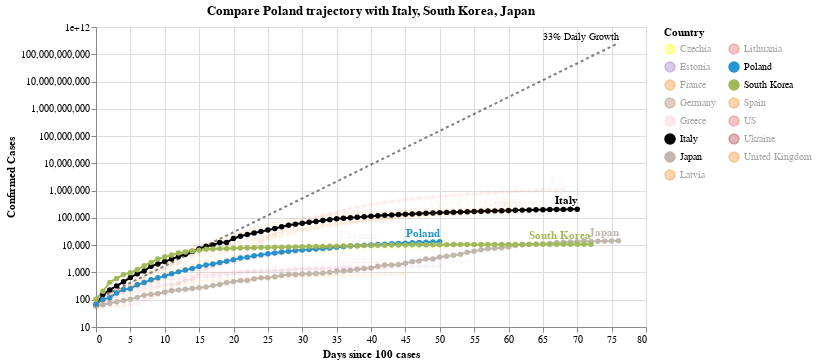

Notebook code for this chart:
### Code cell
#hide_input
chart3 = make_since_chart(['Poland'])
chart3

### Figure 1 — Vega-Lite specification as saved in the notebook (floating-point values rounded to 4 significant figures; data arrays with more than 128 entries replaced by an {"elided": "..."} marker saying what was removed)
{"config": {"view": {"continuousWidth": 400, "continuousHeight": 300}}, "layer": [{"mark": {"type": "line", "color": "black", "opacity": 0.5, "strokeDash": [3, 3]}, "encoding": {"x": {"type": "quantitative", "field": "Days since 100 cases"}, "y": {"type": "quantitative", "field": "Confirmed Cases"}}}, {"mark": {"type": "text", "align": "right", "dy": -6, "fontSize": 10, "text": "33% Daily Growth"}, "encoding": {"x": {"type": "quantitative", "field": "Days since 100 cases"}, "y": {"type": "quantitative", "field": "Confirmed Cases"}}, "transform": [{"filter": "(datum['Days since 100 cases'] >= 76)"}]}, {"data": {"name": "data-543d94af2dae7ca76e8bdfd499cc010d"}, "mark": {"type": "line", "point": true}, "encoding": {"color": {"type": "nominal", "field": "Country", "legend": {"columns": 2}, "scale": {"domain": ["Czechia", "Estonia", "France", "Germany", "Greece", "Italy", "Japan", "Latvia", "Lithuania", "Poland", "South Korea", "Spain", "US", "Ukraine", "United Kingdom"], "range": ["yellow", "#9467bd", "#F58518", "#9D755D", "pink", "black", "#C1B7AD", "#F58518", "#E45756", "#2495D3", "#A1BA59", "#F58518", "#E45756", "brown", "#F58518"]}}, "opacity": {"condition": {"value": 1, "selection": "selector001"}, "value": 0.05}, "tooltip": [{"type": "nominal", "field": "Country"}, {"type": "temporal", "field": "Date"}, {"type": "quantitative", "field": "Confirmed Cases"}, {"type": "quantitative", "field": "Days since 100 cases"}], "x": {"type": "quantitative", "field": "Days since 100 cases"}, "y": {"type": "quantitative", "field": "Confirmed Cases", "scale": {"type": "log"}}}, "selection": {"selector001": {"type": "multi", "fields": ["Country"], "bind": "legend", "init": [{"Country": "Poland"}, {"Country": "Italy"}, {"Country": "South Korea"}, {"Country": "Japan"}]}}, "width": 550}, {"data": {"name": "data-543d94af2dae7ca76e8bdfd499cc010d"}, "mark": {"type": "text", "align": "right", "dy": -8, "fontWeight": "bold"}, "encoding": {"color": {"type": "nominal", "field": "Country", "legend": {"columns": 2}, "scale": {"domain": ["Czechia", "Estonia", "France", "Germany", "Greece", "Italy", "Japan", "Latvia", "Lithuania", "Poland", "South Korea", "Spain", "US", "Ukraine", "United Kingdom"], "range": ["yellow", "#9467bd", "#F58518", "#9D755D", "pink", "black", "#C1B7AD", "#F58518", "#E45756", "#2495D3", "#A1BA59", "#F58518", "#E45756", "brown", "#F58518"]}}, "opacity": {"condition": {"value": 1, "selection": "selector001"}, "value": 0.05}, "text": {"type": "nominal", "field": "Country"}, "tooltip": [{"type": "nominal", "field": "Country"}, {"type": "temporal", "field": "Date"}, {"type": "quantitative", "field": "Confirmed Cases"}, {"type": "quantitative", "field": "Days since 100 cases"}], "x": {"type": "quantitative", "field": "Days since 100 cases"}, "y": {"type": "quantitative", "field": "Confirmed Cases", "scale": {"type": "log"}}}, "transform": [{"filter": "(datum['Date'] >= 1588377600000)"}], "width": 550}], "data": {"name": "data-cf71325e789e1e9470dc6c95c5cacfa1"}, "title": "Compare Poland trajectory with Italy, South Korea, Japan", "$schema": "https://vega.github.io/schema/vega-lite/v4.0.2.json", "datasets": {"data-cf71325e789e1e9470dc6c95c5cacfa1": [{"Days since 100 cases": 0, "Confirmed Cases": 100.0}, {"Days since 100 cases": 1, "Confirmed Cases": 133.0}, {"Days since 100 cases": 2, "Confirmed Cases": 176.9}, {"Days since 100 cases": 3, "Confirmed Cases": 235.3}, {"Days since 100 cases": 4, "Confirmed Cases": 312.9}, {"Days since 100 cases": 5, "Confirmed Cases": 416.2}, {"Days since 100 cases": 6, "Confirmed Cases": 553.5}, {"Days since 100 cases": 7, "Confirmed Cases": 736.1}, {"Days since 100 cases": 8, "Confirmed Cases": 979.1}, {"Days since 100 cases": 9, "Confirmed Cases": 1302.0}, {"Days since 100 cases": 10, "Confirmed Cases": 1732.0}, {"Days since 100 cases": 11, "Confirmed Cases": 2303.0}, {"Days since 100 cases": 12, "Confirmed Cases": 3064.0}, {"Days since 100 cases": 13, "Confirmed Cases": 4074.0}, {"Days since 100 cases": 14, "Confirmed Cases": 5419.0}, {"Days since 100 cases": 15, "Confirmed Cases": 7207.0}, {"Days since 100 cases": 16, "Confirmed Cases": 9586.0}, {"Days since 100 cases": 17, "Confirmed Cases": 12750.0}, {"Days since 100 cases": 18, "Confirmed Cases": 16960.0}, {"Days since 100 cases": 19, "Confirmed Cases": 22550.0}, {"Days since 100 cases": 20, "Confirmed Cases": 29990.0}, {"Days since 100 cases": 21, "Confirmed Cases": 39890.0}, {"Days since 100 cases": 22, "Confirmed Cases": 53060.0}, {"Days since 100 cases": 23, "Confirmed Cases": 70560.0}, {"Days since 100 cases": 24, "Confirmed Cases": 93850.0}, {"Days since 100 cases": 25, "Confirmed Cases": 124800.0}, {"Days since 100 cases": 26, "Confirmed Cases": 166000.0}, {"Days since 100 cases": 27, "Confirmed Cases": 220800.0}, {"Days since 100 cases": 28, "Confirmed Cases": 293700.0}, {"Days since 100 cases": 29, "Confirmed Cases": 390600.0}, {"Days since 100 cases": 30, "Confirmed Cases": 519500.0}, {"Days since 100 cases": 31, "Confirmed Cases": 690900.0}, {"Days since 100 cases": 32, "Confirmed Cases": 918900.0}, {"Days since 100 cases": 33, "Confirmed Cases": 1222000.0}, {"Days since 100 cases": 34, "Confirmed Cases": 1625000.0}, {"Days since 100 cases": 35, "Confirmed Cases": 2162000.0}, {"Days since 100 cases": 36, "Confirmed Cases": 2875000.0}, {"Days since 100 cases": 37, "Confirmed Cases": 3824000.0}, {"Days since 100 cases": 38, "Confirmed Cases": 5086000.0}, {"Days since 100 cases": 39, "Confirmed Cases": 6764000.0}, {"Days since 100 cases": 40, "Confirmed Cases": 8996000.0}, {"Days since 100 cases": 41, "Confirmed Cases": 11970000.0}, {"Days since 100 cases": 42, "Confirmed Cases": 15910000.0}, {"Days since 100 cases": 43, "Confirmed Cases": 21170000.0}, {"Days since 100 cases": 44, "Confirmed Cases": 28150000.0}, {"Days since 100 cases": 45, "Confirmed Cases": 37440000.0}, {"Days since 100 cases": 46, "Confirmed Cases": 49790000.0}, {"Days since 100 cases": 47, "Confirmed Cases": 66230000.0}, {"Days since 100 cases": 48, "Confirmed Cases": 88080000.0}, {"Days since 100 cases": 49, "Confirmed Cases": 117100000.0}, {"Days since 100 cases": 50, "Confirmed Cases": 155800000.0}, {"Days since 100 cases": 51, "Confirmed Cases": 207200000.0}, {"Days since 100 cases": 52, "Confirmed Cases": 275600000.0}, {"Days since 100 cases": 53, "Confirmed Cases": 366600000.0}, {"Days since 100 cases": 54, "Confirmed Cases": 487500000.0}, {"Days since 100 cases": 55, "Confirmed Cases": 648400000.0}, {"Days since 100 cases": 56, "Confirmed Cases": 862400000.0}, {"Days since 100 cases": 57, "Confirmed Cases": 1147000000.0}, {"Days since 100 cases": 58, "Confirmed Cases": 1525000000.0}, {"Days since 100 cases": 59, "Confirmed Cases": 2029000000.0}, {"Days since 100 cases": 60, "Confirmed Cases": 2698000000.0}, {"Days since 100 cases": 61, "Confirmed Cases": 3589000000.0}, {"Days since 100 cases": 62, "Confirmed Cases": 4773000000.0}, {"Days since 100 cases": 63, "Confirmed Cases": 6348000000.0}, {"Days since 100 cases": 64, "Confirmed Cases": 8443000000.0}, {"Days since 100 cases": 65, "Confirmed Cases": 11230000000.0}, {"Days since 100 cases": 66, "Confirmed Cases": 14940000000.0}, {"Days since 100 cases": 67, "Confirmed Cases": 19860000000.0}, {"Days since 100 cases": 68, "Confirmed Cases": 26420000000.0}, {"Days since 100 cases": 69, "Confirmed Cases": 35140000000.0}, {"Days since 100 cases": 70, "Confirmed Cases": 46730000000.0}, {"Days since 100 cases": 71, "Confirmed Cases": 62150000000.0}, {"Days since 100 cases": 72, "Confirmed Cases": 82660000000.0}, {"Days since 100 cases": 73, "Confirmed Cases": 109900000000.0}, {"Days since 100 cases": 74, "Confirmed Cases": 146200000000.0}, {"Days since 100 cases": 75, "Confirmed Cases": 194500000000.0}, {"Days since 100 cases": 76, "Confirmed Cases": 258700000000.0}], "data-543d94af2dae7ca76e8bdfd499cc010d": {"elided": "885 records"}}}
